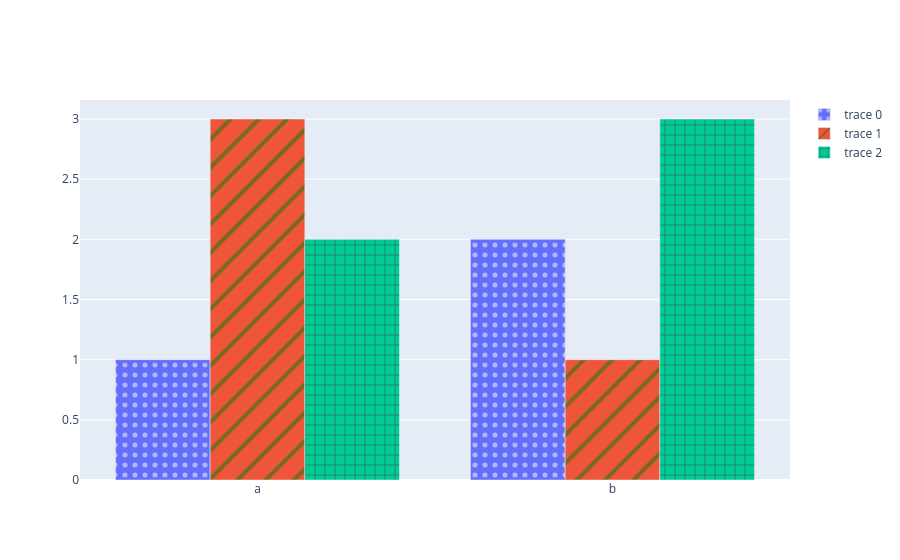

Notebook code cell kept with this figure:
### Code cell
import plotly.graph_objects as go

fig = go.Figure()

fig.add_trace(go.Bar(x=["a","b"], y=[1,2], marker_pattern_shape="."))
fig.add_trace(go.Bar(x=["a","b"], y=[3,1], marker_pattern_shape="/", marker_pattern_fgcolor="green", marker_pattern_size=20))
fig.add_trace(go.Bar(x=["a","b"], y=[2,3], marker_pattern_shape="+"))

fig.show()

### Figure 1 — Plotly figure (JSON) as saved in the notebook; plotly's stock layout.template omitted (floating-point values rounded to 4 significant figures)
{"data": [{"marker": {"pattern": {"shape": "."}}, "type": "bar", "x": ["a", "b"], "y": [1, 2]}, {"marker": {"pattern": {"fgcolor": "green", "shape": "/", "size": 20}}, "type": "bar", "x": ["a", "b"], "y": [3, 1]}, {"marker": {"pattern": {"shape": "+"}}, "type": "bar", "x": ["a", "b"], "y": [2, 3]}], "layout": {}}
